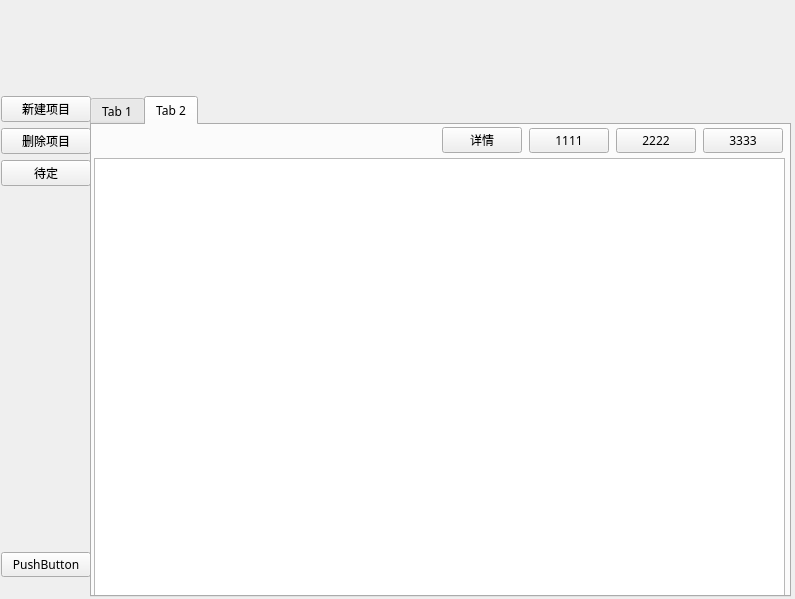
<?xml version="1.0" encoding="UTF-8"?>
<ui version="4.0">
 <class>MainWindow</class>
 <widget class="QMainWindow" name="MainWindow">
  <property name="geometry">
   <rect>
    <x>0</x>
    <y>0</y>
    <width>795</width>
    <height>599</height>
   </rect>
  </property>
  <property name="font">
   <font>
    <family>宋体</family>
   </font>
  </property>
  <property name="windowTitle">
   <string>MainWindow</string>
  </property>
  <widget class="QWidget" name="centralwidget">
   <widget class="QWidget" name="horizontalLayoutWidget">
    <property name="geometry">
     <rect>
      <x>0</x>
      <y>32</y>
      <width>791</width>
      <height>61</height>
     </rect>
    </property>
    <layout class="QHBoxLayout" name="horizontalLayout"/>
   </widget>
   <widget class="QWidget" name="verticalLayoutWidget">
    <property name="geometry">
     <rect>
      <x>1</x>
      <y>96</y>
      <width>90</width>
      <height>501</height>
     </rect>
    </property>
    <layout class="QVBoxLayout" name="verticalLayout">
     <item>
      <widget class="QPushButton" name="addproj">
       <property name="text">
        <string>新建项目</string>
       </property>
      </widget>
     </item>
     <item>
      <widget class="QPushButton" name="pushButton_4">
       <property name="text">
        <string>删除项目</string>
       </property>
      </widget>
     </item>
     <item>
      <widget class="QPushButton" name="pushButton_3">
       <property name="enabled">
        <bool>true</bool>
       </property>
       <property name="text">
        <string>待定</string>
       </property>
      </widget>
     </item>
     <item>
      <spacer name="verticalSpacer">
       <property name="orientation">
        <enum>Qt::Vertical</enum>
       </property>
       <property name="sizeHint" stdset="0">
        <size>
         <width>20</width>
         <height>40</height>
        </size>
       </property>
      </spacer>
     </item>
     <item>
      <widget class="QPushButton" name="pushButton">
       <property name="text">
        <string>PushButton</string>
       </property>
      </widget>
     </item>
     <item>
      <spacer name="verticalSpacer_2">
       <property name="orientation">
        <enum>Qt::Horizontal</enum>
       </property>
       <property name="sizeHint" stdset="0">
        <size>
         <width>20</width>
         <height>20</height>
        </size>
       </property>
      </spacer>
     </item>
    </layout>
   </widget>
   <widget class="QWidget" name="verticalLayoutWidget_2">
    <property name="geometry">
     <rect>
      <x>90</x>
      <y>96</y>
      <width>701</width>
      <height>501</height>
     </rect>
    </property>
    <layout class="QVBoxLayout" name="verticalLayout_2">
     <property name="spacing">
      <number>1</number>
     </property>
     <item>
      <widget class="QTabWidget" name="tabWidget">
       <property name="currentIndex">
        <number>1</number>
       </property>
       <widget class="QWidget" name="tab">
        <attribute name="title">
         <string>Tab 1</string>
        </attribute>
        <widget class="QWidget" name="horizontalLayoutWidget_3">
         <property name="geometry">
          <rect>
           <x>10</x>
           <y>0</y>
           <width>681</width>
           <height>31</height>
          </rect>
         </property>
         <layout class="QHBoxLayout" name="horizontalLayout_3">
          <property name="spacing">
           <number>7</number>
          </property>
          <item>
           <spacer name="horizontalSpacer_2">
            <property name="orientation">
             <enum>Qt::Horizontal</enum>
            </property>
            <property name="sizeHint" stdset="0">
             <size>
              <width>40</width>
              <height>20</height>
             </size>
            </property>
           </spacer>
          </item>
          <item>
           <widget class="QPushButton" name="pushButton_9">
            <property name="text">
             <string>更新进展</string>
            </property>
           </widget>
          </item>
          <item>
           <widget class="QPushButton" name="pushButton_10">
            <property name="text">
             <string>新增产品</string>
            </property>
           </widget>
          </item>
          <item>
           <widget class="QPushButton" name="pushButton_11">
            <property name="text">
             <string>删除产品</string>
            </property>
           </widget>
          </item>
          <item>
           <widget class="QPushButton" name="pushButton_12">
            <property name="text">
             <string>待定</string>
            </property>
           </widget>
          </item>
         </layout>
        </widget>
        <widget class="QTableView" name="tableView_2">
         <property name="geometry">
          <rect>
           <x>2</x>
           <y>33</y>
           <width>691</width>
           <height>441</height>
          </rect>
         </property>
        </widget>
       </widget>
       <widget class="QWidget" name="tab_2">
        <attribute name="title">
         <string>Tab 2</string>
        </attribute>
        <widget class="QWidget" name="horizontalLayoutWidget_2">
         <property name="geometry">
          <rect>
           <x>10</x>
           <y>0</y>
           <width>681</width>
           <height>31</height>
          </rect>
         </property>
         <layout class="QHBoxLayout" name="horizontalLayout_2">
          <property name="spacing">
           <number>7</number>
          </property>
          <item>
           <spacer name="horizontalSpacer">
            <property name="orientation">
             <enum>Qt::Horizontal</enum>
            </property>
            <property name="sizeHint" stdset="0">
             <size>
              <width>40</width>
              <height>20</height>
             </size>
            </property>
           </spacer>
          </item>
          <item>
           <widget class="QPushButton" name="pushButton_7">
            <property name="text">
             <string>详情</string>
            </property>
           </widget>
          </item>
          <item>
           <widget class="QPushButton" name="pushButton_8">
            <property name="text">
             <string>1111</string>
            </property>
           </widget>
          </item>
          <item>
           <widget class="QPushButton" name="pushButton_6">
            <property name="text">
             <string>2222</string>
            </property>
           </widget>
          </item>
          <item>
           <widget class="QPushButton" name="pushButton_5">
            <property name="text">
             <string>3333</string>
            </property>
           </widget>
          </item>
         </layout>
        </widget>
        <widget class="QTableView" name="tableView">
         <property name="geometry">
          <rect>
           <x>2</x>
           <y>33</y>
           <width>691</width>
           <height>441</height>
          </rect>
         </property>
        </widget>
       </widget>
      </widget>
     </item>
    </layout>
   </widget>
  </widget>
 </widget>
 <resources/>
 <connections/>
</ui>
